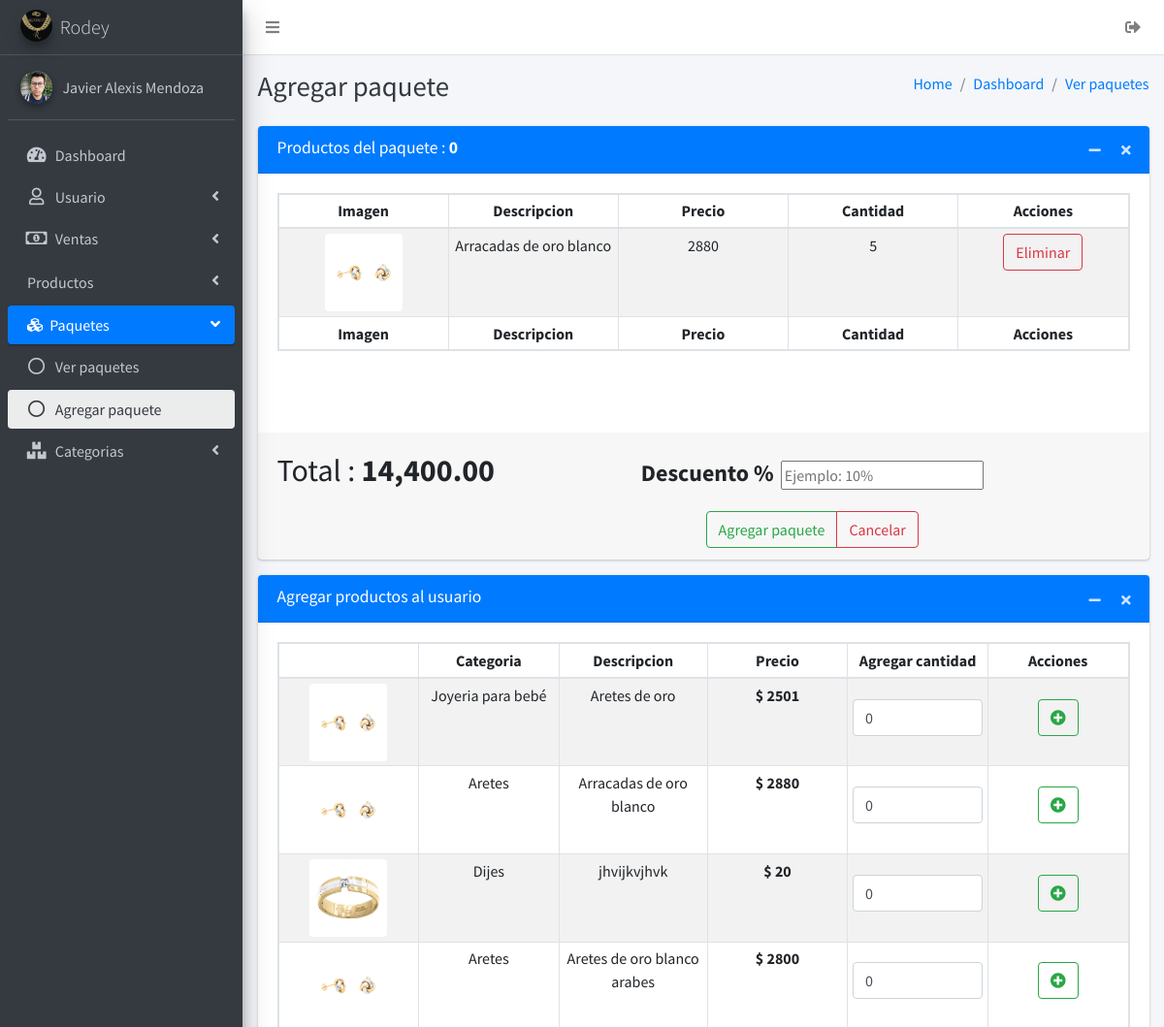
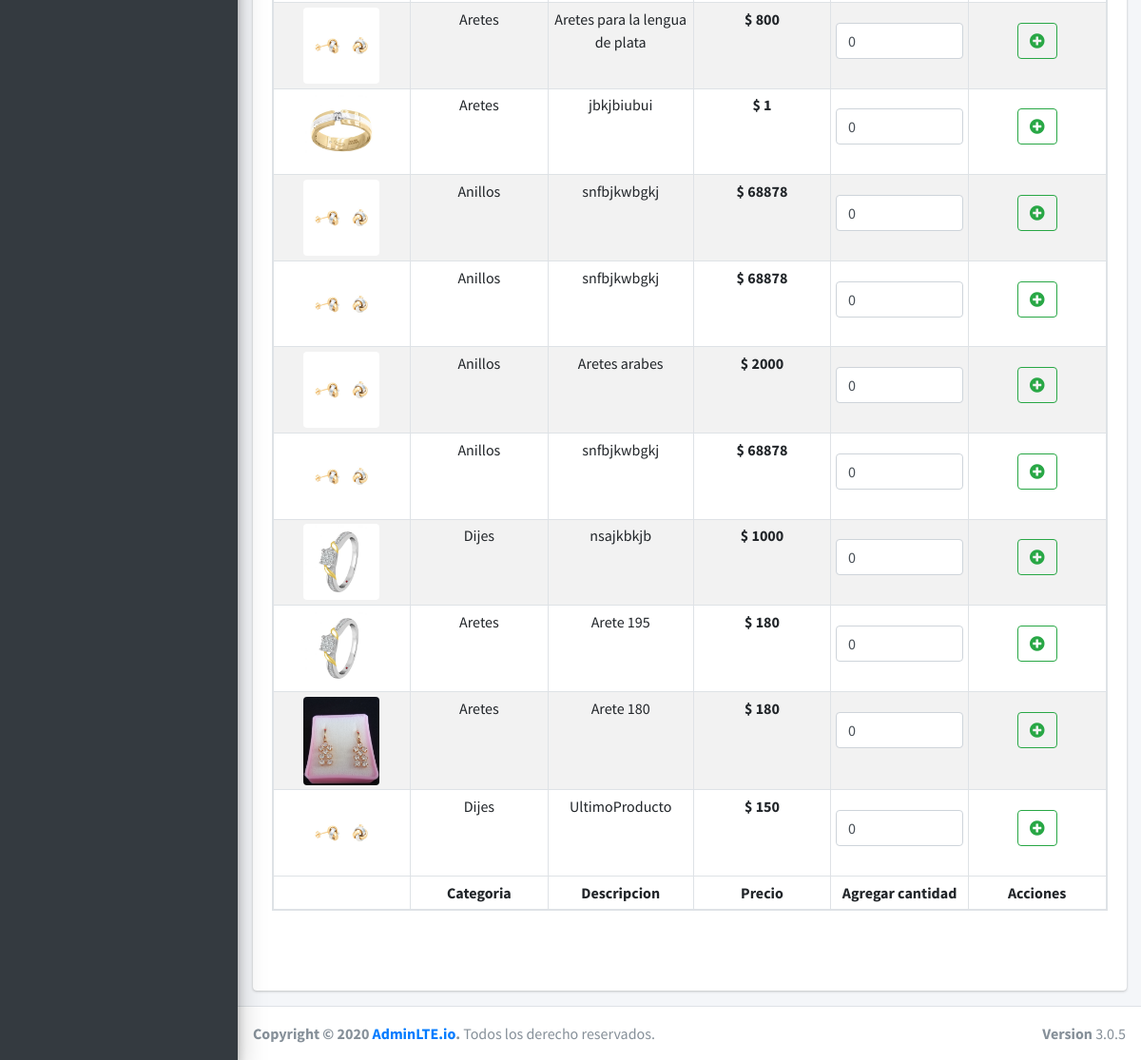
Before: /paquetes/accionesPaquetes/agregarPaquete.php (signed in) with the older database file (2 pictures, top to bottom).
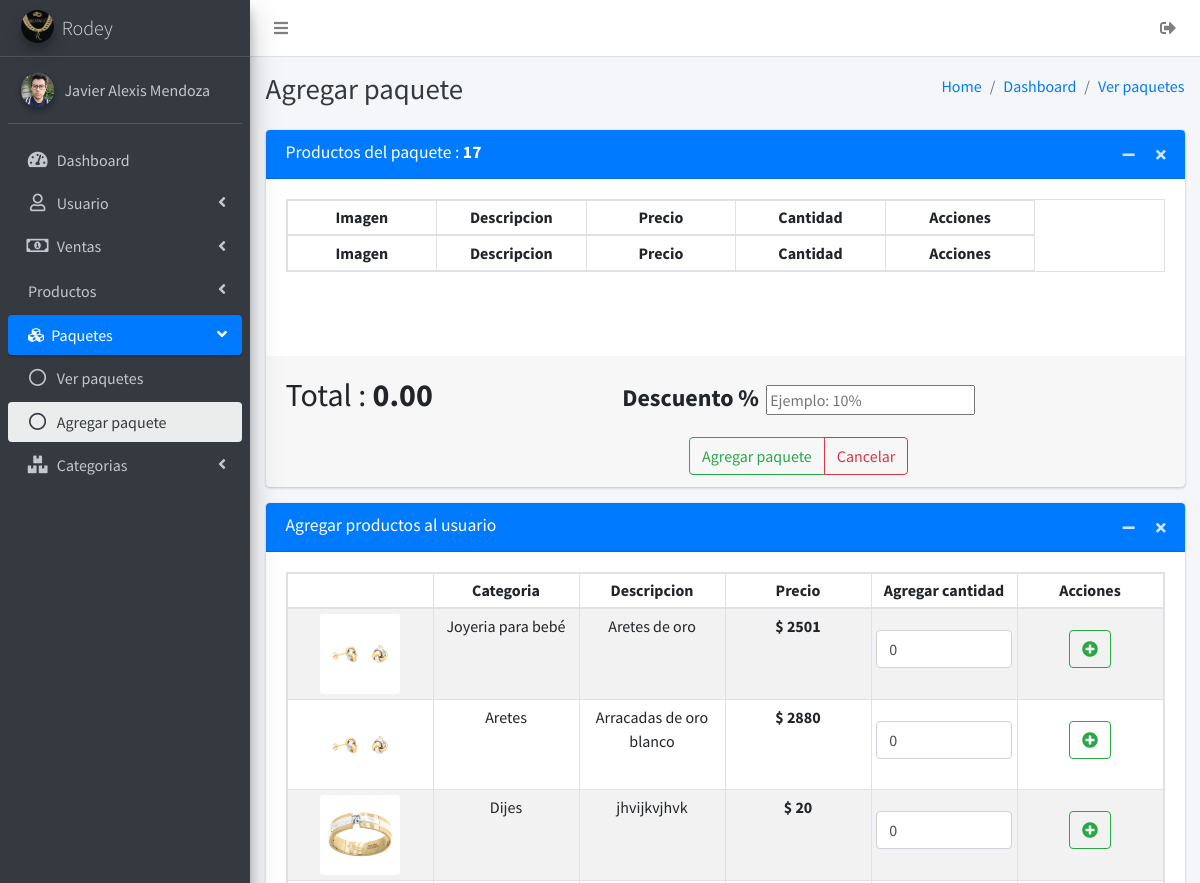
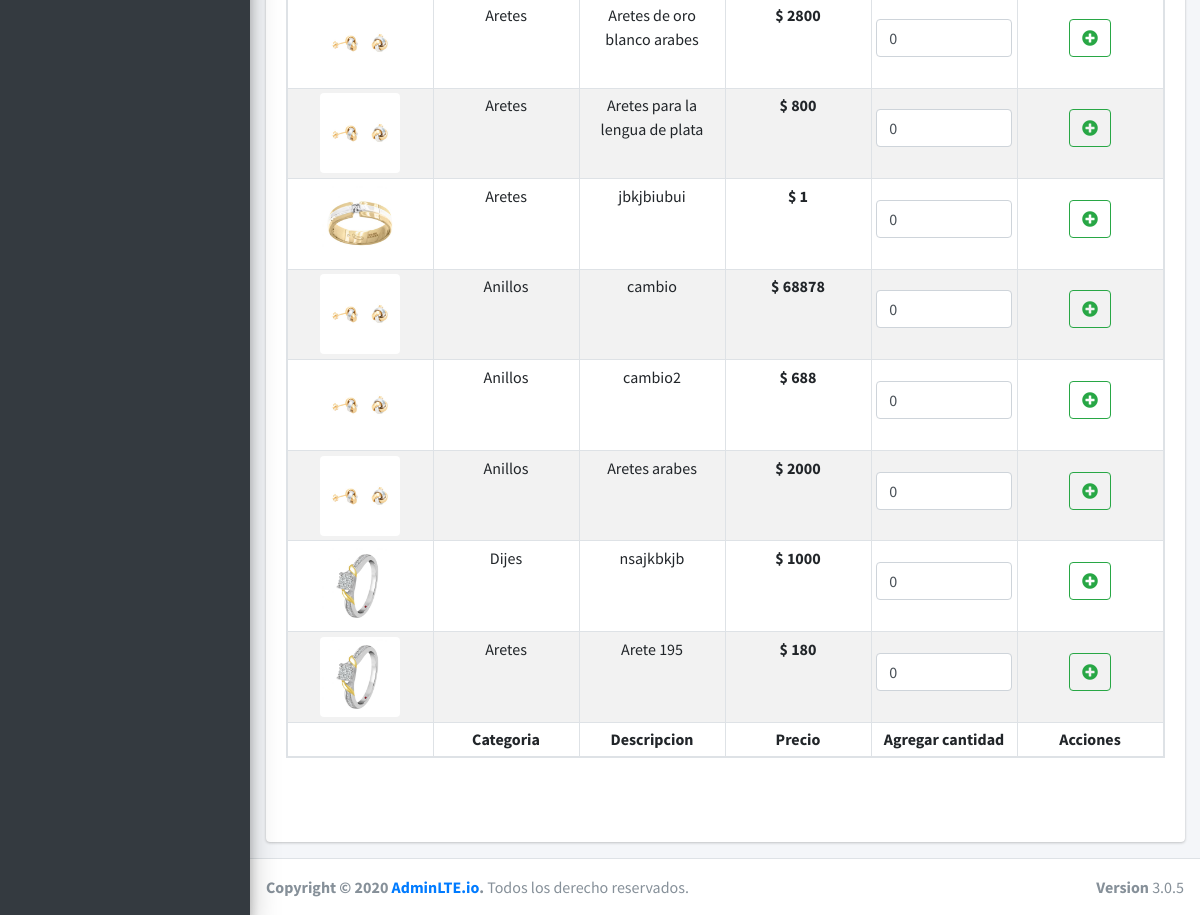
After: the same page with the newer database file (2 pictures, top to bottom).
### tables this page shows
CREATE TABLE `usuarios` (
  `idusuarios` int NOT NULL AUTO_INCREMENT,
  `nombre` varchar(45) NOT NULL,
  `apellidoP` varchar(45) NOT NULL,
  `apellidoM` varchar(45) NOT NULL,
  `numeroCelular` varchar(20) DEFAULT NULL,
  `correoElectronico` varchar(45) DEFAULT NULL,
  `direccion` varchar(100) DEFAULT NULL,
  `estado` tinyint(1) NOT NULL DEFAULT '1',
  `usuario` varchar(30) NOT NULL,
  `contraseña` varchar(300) NOT NULL,
  `imgUsuario` varchar(200) DEFAULT NULL,
  `categoria_usuario` int NOT NULL,
  PRIMARY KEY (`idusuarios`),
  KEY `fk_categoria_idx` (`categoria_usuario`),
  CONSTRAINT `fk_categoria` FOREIGN KEY (`categoria_usuario`) REFERENCES `categoria_usuario` (`idcategoria_usuario`)
);

CREATE TABLE `lista_productos_temporal` (
  `idproducto` int NOT NULL,
  `cantidad_T` int NOT NULL,
  `idUser` int NOT NULL,
  KEY `fk_usuario_idx` (`idUser`),
  KEY `fk_producto` (`idproducto`),
  CONSTRAINT `fk_producto` FOREIGN KEY (`idproducto`) REFERENCES `producto` (`idProducto`),
  CONSTRAINT `fk_user` FOREIGN KEY (`idUser`) REFERENCES `usuarios` (`idusuarios`)
);

CREATE TABLE `producto` (
  `idProducto` int NOT NULL AUTO_INCREMENT,
  `categoria_kf` int NOT NULL,
  `descripcion` varchar(150) NOT NULL,
  `costo_compra` float NOT NULL,
  `costo_venta` float NOT NULL,
  `cantidad_stock` int NOT NULL,
  `img_producto` varchar(200) DEFAULT NULL,
  PRIMARY KEY (`idProducto`),
  KEY `fk_producto_categoria_idx` (`categoria_kf`),
  CONSTRAINT `fk_producto_categoria` FOREIGN KEY (`categoria_kf`) REFERENCES `categoria_producto` (`idcategoria_producto`)
);

CREATE TABLE `categoria_producto` (
  `idcategoria_producto` int NOT NULL AUTO_INCREMENT,
  `categoria` varchar(45) NOT NULL,
  PRIMARY KEY (`idcategoria_producto`)
);

### sessionIniciada.php (called while the page is built, shortened)
<?php
if ((isset($_SESSION['idusuario']) && $_SESSION['idusuario'] != '')) {
    $idusuario = $_SESSION['idusuario'];
    include 'conexiones/conexion.php';
    $sql = "SELECT * FROM usuarios WHERE idusuarios = " . $idusuario . " and estado=1";
    $result = $conexion->query($sql);
    $mostrar = mysqli_fetch_array($result);
    $IMGUSER = $mostrar['imgUsuario'];
    $NOMBREUSER = $mostrar['nombre'] . ' ' . $mostrar['apellidoP'];
} else {
    $host  = $_SERVER['HTTP_HOST'];
    $uri   = rtrim(dirname($_SERVER['PHP_SELF']), '/\\');
    $extra = 'index.php';
    header("Location: http://$host/Admin_joyeria/$extra");
    die();
}

### paquetes/accionesPaquetes/agregarPaquete.php (the view, shortened to what the rows shown need)
<?php
include '../../sessionIniciada.php';
include '../../conexiones/conexion.php';
function getProducto($id){
    include '../../conexiones/conexion.php';
    $rest=$conexion->query("select idProducto,img_producto as 'img',descripcion as 'descripcion',
    costo_venta as 'costo', categoria_kf as 'categoria' from producto where idProducto=$id");
    return mysqli_fetch_array($rest);
}
?>
<!DOCTYPE html>
<html lang="es">
<head>
    <link rel="stylesheet" href="../../plugins/fontawesome-free/css/all.min.css">
    <link rel="stylesheet" href="https://code.ionicframework.com/ionicons/2.0.1/css/ionicons.min.css">
    <link rel="stylesheet" href="../../dist/css/adminlte.min.css">
    <link rel="stylesheet" href="../../plugins/overlayScrollbars/css/OverlayScrollbars.min.css">
    <link rel="stylesheet" href="../../plugins/summernote/summernote-bs4.css">
</head>
<body class="hold-transition sidebar-mini layout-fixed">
    <div class="wrapper">
        <aside class="main-sidebar sidebar-dark-primary elevation-4">
            <div class="sidebar">
                <div class="user-panel mt-3 pb-3 mb-3 d-flex">
                    <div class="image">
                        <img src="../<?= $IMGUSER ?>" class="img-circle elevation-2" alt="User Image">
                    </div>
                    <div class="info">
                        <a href="#" class="d-block"><?php echo $NOMBREUSER ?></a>
                    </div>
                </div>
            </div>
        </aside>
        <div class="content-wrapper">
            <div class="content-header">
                <div class="container-fluid">
                    <div class="row mb-2">
                        <div class="col-sm-6">
                            <h1 class="m-0 text-dark">Agregar paquete
                            </h1>
                        </div>
                    </div>
                </div>
            </div>
            <section class="content">
                <div class="container-fluid">
                    <div class="row justify-content-center">
                        <div class="col-12">
                            <div class="card card-primary card-default ">
                                <div class="card-body">
                                    <div class="row mb-5 justify-content-center">
                                        <div class="col-12">
                                            <table id="example2"
                                                class="table-sm table-hover table-responsive table table-striped table-bordered text-center">
                                                <thead id="cabecera" class="">
                                                    <tr class="">
                                                        <th>Imagen</th>
                                                        <th>Descripcion</th>
                                                        <th>Precio</th>
                                                        <th>Cantidad</th>
                                                        <th>Acciones</th>
                                                    </tr>
                                                </thead>
                                                <tbody id="tabla">
                                                    <?php
                                                        $sqltabla="select * from lista_productos_temporal where idUser=".$_SESSION['idusuario'];
                                                        $resultTabla=$conexion->query($sqltabla);
                                                        if($resultTabla){
                                                            if(mysqli_num_rows($resultTabla)>=1){
                                                                while($most=mysqli_fetch_array($resultTabla)){
                                                                    $valor=$most['cantidad_T'];
                                                                    $most=getProducto($most['idproducto']);
                                                                    echo '<tr>'.
                                                                    '<td>'.'<img src="../../img_productos/'.$most["img"].'" alt="'.$most["img"].'" class="img-rounded" alt="" width="80">'.'</td>'.
                                                                    '<td>'.$most['descripcion'].'</td>'.
                                                                    '<td>'.$most['costo'].'</td>'.
                                                                    '<td>'.$valor.'</td>'.
                                                                    '<td>'.
                                                                    '<form action="agregarPaquete.php?idrem='.$most["idProducto"].'" autocomplete="off" method="POST">'.
                                                                    '<div class="btn-group">'.
                                                                    '<input type="submit" class="btn btn-outline-danger" value="Eliminar">'.
                                                                    '</div>'.
                                                                    '</form>'.
                                                                    '</td>'.
                                                                    '</tr>';
                                                                }
                                                            }
                                                        }
                                                    ?>
                                                </tbody>
                                                <tfoot>
                                                    <tr>
                                                        <th>Imagen</th>
                                                        <th>Descripcion</th>
                                                        <th>Precio</th>
                                                        <th>Cantidad</th>
                                                        <th>Acciones</th>
                                                    </tr>
                                                </tfoot>
                                            </table>
                                        </div>
                                    </div>
                                </div>
                                <?php
                                    include '../../conexiones/conexion.php';
                                    $sqlCosto="CALL costoRealPaquete(".$_SESSION['idusuario'].")";
                                    $resCosto=$conexion->query($sqlCosto);
                                    $res=mysqli_fetch_array($resCosto);
                                ?>
                                <div class="card-footer d-sm-block d-md-flex text-center justify-content-between">
                                    <h2 class="mt-2 ">Total : <strong><?php
                                    echo money_format('%i', $res['cantidad']);
                                   ?></strong></h2>
                                </div>
                            </div>
                        </div>
                    </div>
                    <div class="row justify-content-center">
                        <div class="col-12">
                            <div class="card card-primary card-default ">
                                <?php
                                include '../../conexiones/conexion.php';
                                $sql = "CALL select_tabla_productos()";
                                $resultado = $conexion->query($sql);
                                ?>
                                <div class="card-body">
                                    <div class="row mb-5 justify-content-center">
                                        <div class="col-12">
                                            <table id="example1"
                                                class="table-sm table-hover table-responsive table table-striped table-bordered text-center">
                                                <thead>
                                                    <tr>
                                                        <th></th>
                                                        <th>Categoria</th>
                                                        <th>Descripcion</th>
                                                        <th>Precio</th>
                                                        <th>Agregar cantidad</th>
                                                        <th>Acciones</th>
                                                    </tr>
                                                </thead>
                                                <tbody>
                                                    <?php
                                                    while ($mostrar = mysqli_fetch_array($resultado)) {
                                                        $img = $mostrar['img'];
                                                    ?>
                                                    <tr>
                                                        <td><img src="../../img_productos/<?= $img ?>"
                                                                class="img-rounded" alt="" width="80"></td>
                                                        <td><?php echo $mostrar['categoria'] ?></td>
                                                        <td><?php echo $mostrar['descripcion'] ?></td>
                                                        <td><strong><?php echo '$ ' . $mostrar['costo'] ?></strong>
                                                        </td>
                                                        <form
                                                            action="agregarPaquete.php?idp=<?=$mostrar['id_producto']?>"
                                                            autocomplete="off" method="POST">
                                                            <td>
                                                                <div class="form-group mt-3">
                                                                    <input id="valor" name="valor"
                                                                        max="<?= $mostrar['stock'] ?>" min='0' value="0"
                                                                        class="form-control" type="number" name="">
                                                                </div>
                                                            </td>
                                                            <td>
                                                                <div class="btn-group btn-group mt-3">
                                                                    <button class="btn btn-outline-success"><i
                                                                            class="fas fa-plus-circle"></i></button>
                                                                </div>
                                                            </td>
                                                        </form>
                                                    </tr>
                                                    <?php }
                                                    ?>
                                                </tbody>
                                                <tfoot>
                                                    <tr>
                                                        <th></th>
                                                        <th>Categoria</th>
                                                        <th>Descripcion</th>
                                                        <th>Precio</th>
                                                        <th>Agregar cantidad</th>
                                                        <th>Acciones</th>
                                                    </tr>
                                                </tfoot>
                                            </table>
                                        </div>
                                    </div>
                                </div>
                            </div>
                        </div>
                    </div>
                </div>
            </section>
        </div>
    </div>
</body>
</html>

Changed rows visible on the page:
removed lista_productos_temporal: idproducto.img_producto (picture), idproducto.descripcion "Arracadas de oro blanco", idproducto.costo_venta "2880", cantidad_T "5"
removed producto: img_producto (picture), categoria_kf.categoria "Anillos", descripcion "snfbjkwbgkj", costo_venta "68878"
removed producto: img_producto (picture), categoria_kf.categoria "Aretes", descripcion "Arete 180", costo_venta "180"
removed producto: img_producto (picture), categoria_kf.categoria "Dijes", descripcion "UltimoProducto", costo_venta "150"
changed producto: descripcion "snfbjkwbgkj" → "cambio"
changed producto: descripcion "snfbjkwbgkj" → "cambio2"; costo_venta "68878" → "688"
Other visible differences:
$mostrar['total']: "0" → "17"
money_format('%i', $res['cantidad']): "14,400.00" → "0.00"
